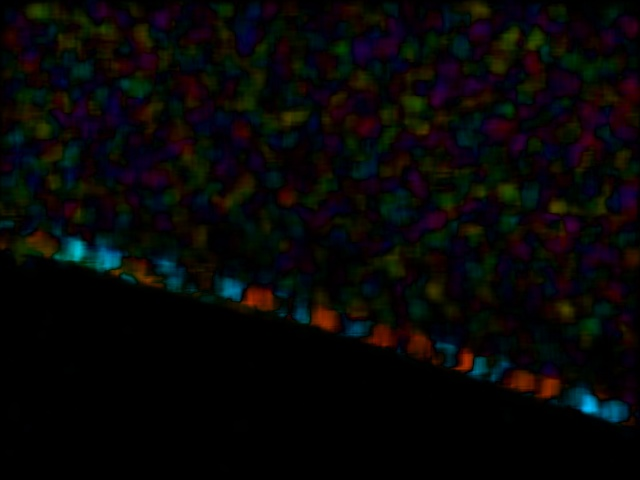
#> input picture Drone/test.jpg, 640 x 480 px, given in place of the camera
$ python OF_mot.py
#> lines starting #> are read from the running program, lines starting #| are printed output that depends on the picture; long printed decimals are rounded
import math

import cv2 as cv
import numpy as np
import matplotlib.pyplot as plt
from scipy.stats import mode
from sklearn.cluster import KMeans, MiniBatchKMeans
import time
# https://medium.com/@ikunyankin/camera-motion-estimation-using-optical-flow-ce441d7ffec

def estimate_motion(angles, translation):
    '''
    Input:
        - angles - numpy array - array of angles of optical flow lines to the x-axis
        - translation - numpy array - array of length values for optical flow lines
    Output:
        - ang_mode - float - mode of angles of trajectories. can be used to determine the direction of movement
        - transl_mode - float - mode of translation values
        - ratio - float - shows how different values of translation are across a pair of frames. allows to
        conclude about the type of movement
        - steady - bool - show if there is almost no movement on the video at the moment
    '''
    # Get indices of nonzero opical flow values. We'll use just them
    nonzero = np.where(translation > 0)

    # Whether non-zero value is close to zero or not. Should be set as a thershold
    steady = np.mean(translation) < 0.5

    translation = translation[nonzero]
    transl_mode = mode(translation, keepdims=True)[0][0]

    angles = angles[nonzero]
    ang_mode = mode(angles, keepdims=True)[0][0]

    # cutt off twenty percent of the sorted list from both sides to get rid off outliers
    ten_percent = len(translation) // 10
    translations = sorted(translation)
    translations = translations[ten_percent: len(translations) - ten_percent]
    # cluster optical flow values and find out how different these cluster are
    # big difference (i.e. big ratio value) corresponds to panning, otherwise - trucking
    inliers = [tuple([inlier]) for inlier in translations]
    n_cpu = 2
    k_means = MiniBatchKMeans(n_clusters=3, random_state=0, batch_size=n_cpu*256, max_iter=10).fit(inliers)
    centers = sorted(k_means.cluster_centers_)
    ratio = centers[0] / centers[-1]
    return ang_mode, transl_mode, ratio, steady


def main():
    mult = 3
    dim = (64 * mult, 48 * mult)
    cap = cv.VideoCapture(0)
    ret, new = cap.read()
#> new is the input picture: shape (480, 640, 3); mean B, G, R 6.9, 7.1, 7.7
    first_frame = cv.resize(new, dim, interpolation=cv.INTER_AREA)
    prev_gray = cv.cvtColor(first_frame, cv.COLOR_BGR2GRAY)
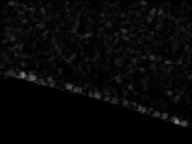
#> prev_gray: shape (144, 192); min 0, max 134, mean 7.3

    mask = np.zeros_like(first_frame)

    # Sets image saturation to maximum
    mask[..., 1] = 255
    t_0 = time.time()
    while (cap.isOpened()):
        ret, new = cap.read()
        frame = cv.resize(new, dim, interpolation=cv.INTER_AREA)
        # cv.imshow("input", frame)
        gray = cv.cvtColor(frame, cv.COLOR_BGR2GRAY)
        flow = cv.calcOpticalFlowFarneback(prev_gray, gray,
                                           None,
                                           0.5, 3, 15, 3, 5, 1.2, 0)
        magnitude, angle = cv.cartToPolar(flow[..., 0], flow[..., 1])  # magnitude, angle = (480, 640)
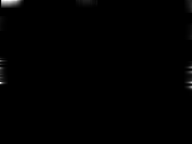
#> magnitude: shape (144, 192) float32; min 6.48e-23, max 0.0523, mean 0.00024; drawn with min black and max white
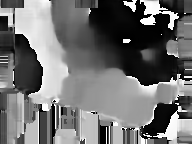
#> angle: shape (144, 192) float32; min 6.68e-11, max 6.28, mean 2.76; drawn with min black and max white
        magnitude
        ang_mode, transl_mode, ratio, steady = estimate_motion(angle, magnitude)
#> in estimate_motion, `nonzero = np.where(translation > 0)`: nonzero = 27648 positions, rows 0 to 143, columns 0 to 191
#> in estimate_motion, `steady = np.mean(translation) < 0.5`: steady = True
#> in estimate_motion, `transl_mode = mode(translation, keepdims=True)[0][0]`: transl_mode = 4.45e-22
#> in estimate_motion, `ang_mode = mode(angles, keepdims=True)[0][0]`: ang_mode = 3.14
#> in estimate_motion, `ten_percent = len(translation) // 10`: ten_percent = 2764
#> in estimate_motion, `translations = sorted(translation)`: translations = 27648 items
#> in estimate_motion, `translations = translations[ten_percent: len(translations) - ten_perce..`: translations = 22120 items
#> in estimate_motion, `centers = sorted(k_means.cluster_centers_)`: centers = [[2.18e-07], [1.67e-06], [3.35e-06]]
#> in estimate_motion, `ratio = centers[0] / centers[-1]`: ratio = [0.0651]
#> ang_mode = 3.14; transl_mode = 4.45e-22; ratio = [0.0651]; steady = True
        print(math.degrees(ang_mode), transl_mode, ratio, steady)
#| 180.000 4.445032e-22 [0.06508] True
        FPS = time.time() - t_0
        pixels_p_s = transl_mode / FPS
#> pixels_p_s = 4.04e-21
        perspective_angle = 0
#> (the run stopped early here; a loop or call above may not have finished)
